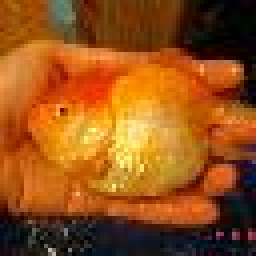
%> input picture homework5/dataset_homework5/images/test/1.JPEG, 64 x 64 px (shown 4 times larger); its folder holds only this picture in this run
$ octave data_extract.m   (GNU Octave 9; MATLAB toolbox functions it lacks are replaced by stand-ins)
%> lines starting %> are read from the running program, lines starting %| are printed output that depends on the picture
%%
%图像数据预处理
clc;clear;
%%
%1.提取图像特征转换成特征向量
% 初始化特征列表
test_features = [];
train_features = [];

% 加载测试集图片
for i = 1:100
    Path = sprintf('E:\\all_workspace\\ML\\Jupyter_notebook\\Pattern_recognition\\homework5\\dataset_homework5\\images\\test\\%d.JPEG', i);
    vector = img2vector(Path);
% [77 lines not run here, left out]
function vector = img2vector(Path)
    % 读取图片
    image = imread(Path);
%> image is the input picture: size 64x64x3 uint8; mean R, G, B 148, 81.1, 24.6
    % 将图片转换为灰度图
    gray_image = im2gray(image);
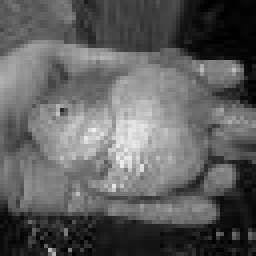
%> gray_image: size 64x64 uint8 (shown 4 times larger); min 0, max 240, mean 94.7
    % 调整图片大小为28x28像素
    resized_image = imresize(gray_image, [28, 28]);
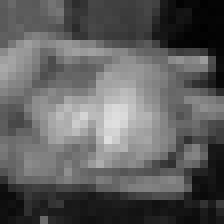
%> resized_image: size 28x28 uint8 (shown 8 times larger); min 1, max 223, mean 94.7

    % 将图片转换为向量
    vector = resized_image(:)';
%> vector = 784 values, max 223 at index 408, min 1 at index 704, mean 94.68
%> `test_features = [test_features; vector];`: test_features has the same summary as vector in img2vector
%> (the run ends here)
